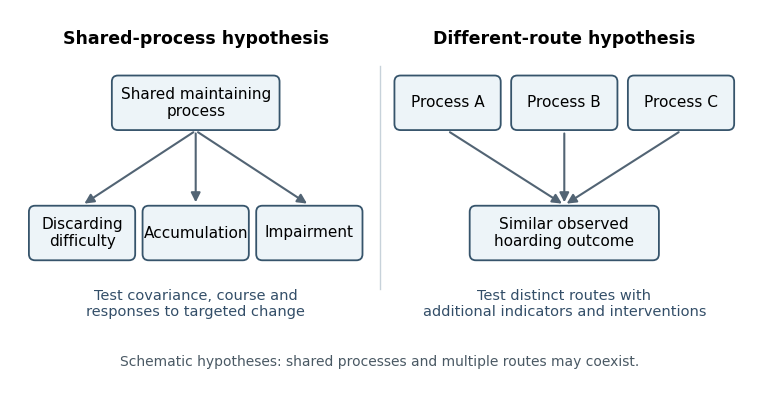

Source code (Python):
"""Original schematic. Python 3.14.4, Matplotlib 3.10.7. Writes PNG to CWD."""
from pathlib import Path
import matplotlib
matplotlib.use('Agg')
import matplotlib.pyplot as plt
from matplotlib.patches import FancyBboxPatch, FancyArrowPatch

plt.rcParams.update({'font.family':'DejaVu Sans','font.size':11})
fig,ax=plt.subplots(figsize=(7.6,4.0),dpi=100,facecolor='white')
fig.subplots_adjust(left=.015,right=.985,bottom=.03,top=.96)
ax.set(xlim=(0,12),ylim=(0,6));ax.axis('off')
def node(x,y,w,text,color='#edf4f8'):
 ax.add_patch(FancyBboxPatch((x-w/2,y-.4),w,.8,boxstyle='round,pad=.04,rounding_size=.1',facecolor=color,edgecolor='#36546b',linewidth=1.3,zorder=3))
 ax.text(x,y,text,ha='center',va='center',zorder=4)
def arrow(a,b):
 ax.add_patch(FancyArrowPatch(a,b,arrowstyle='-|>',mutation_scale=14,linewidth=1.5,color='#526474'))
ax.text(3,5.55,'Shared-process hypothesis',ha='center',fontsize=12.5,weight='bold')
ax.text(9,5.55,'Different-route hypothesis',ha='center',fontsize=12.5,weight='bold')
node(3,4.6,2.65,'Shared maintaining\nprocess')
for x,label in [(1.15,'Discarding\ndifficulty'),(3,'Accumulation'),(4.85,'Impairment')]:
 node(x,2.5,1.65,label)
 arrow((3,4.15),(x,2.95))
for x,label in [(7.1,'Process A'),(9,'Process B'),(10.9,'Process C')]:
 node(x,4.6,1.65,label)
 arrow((x,4.15),(9,2.95))
node(9,2.5,3,'Similar observed\nhoarding outcome')
ax.plot([6,6],[1.6,5.2],color='#c7d2da',lw=1)
ax.text(3,1.35,'Test covariance, course and\nresponses to targeted change',ha='center',va='center',color='#334e68',fontsize=10.5)
ax.text(9,1.35,'Test distinct routes with\nadditional indicators and interventions',ha='center',va='center',color='#334e68',fontsize=10.5)
ax.text(6,.35,'Schematic hypotheses: shared processes and multiple routes may coexist.',ha='center',fontsize=10,color='#4a5964')
fig.savefig(Path.cwd()/(Path(__file__).stem+'.png'),facecolor='white',transparent=False)
plt.close(fig)
